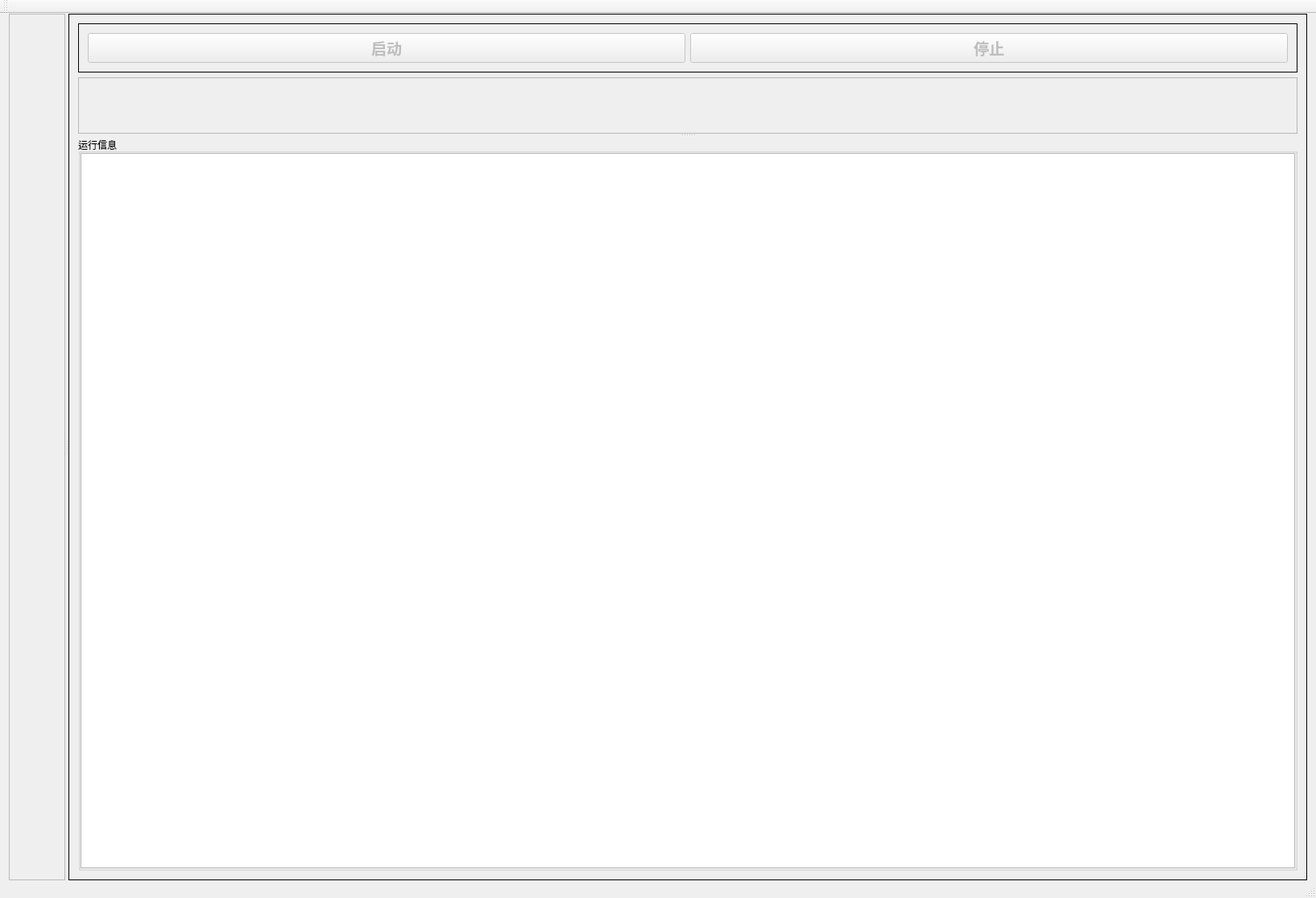
<?xml version="1.0" encoding="UTF-8"?>
<ui version="4.0">
 <class>AACVisionClass</class>
 <widget class="QMainWindow" name="AACVisionClass">
  <property name="geometry">
   <rect>
    <x>0</x>
    <y>0</y>
    <width>1634</width>
    <height>1115</height>
   </rect>
  </property>
  <property name="windowTitle">
   <string>AACVision</string>
  </property>
  <widget class="QWidget" name="centralWidget">
   <layout class="QVBoxLayout" name="verticalLayout_2">
    <property name="topMargin">
     <number>0</number>
    </property>
    <property name="bottomMargin">
     <number>0</number>
    </property>
    <item>
     <widget class="QSplitter" name="splitter">
      <property name="orientation">
       <enum>Qt::Horizontal</enum>
      </property>
      <widget class="QScrollArea" name="scrollArea">
       <property name="sizePolicy">
        <sizepolicy hsizetype="Expanding" vsizetype="Preferred">
         <horstretch>3</horstretch>
         <verstretch>0</verstretch>
        </sizepolicy>
       </property>
       <property name="minimumSize">
        <size>
         <width>0</width>
         <height>0</height>
        </size>
       </property>
       <property name="maximumSize">
        <size>
         <width>16777215</width>
         <height>16777215</height>
        </size>
       </property>
       <property name="sizeAdjustPolicy">
        <enum>QAbstractScrollArea::AdjustToContentsOnFirstShow</enum>
       </property>
       <property name="widgetResizable">
        <bool>true</bool>
       </property>
       <widget class="QWidget" name="scrollAreaWidgetContents">
        <property name="geometry">
         <rect>
          <x>0</x>
          <y>0</y>
          <width>83</width>
          <height>1044</height>
         </rect>
        </property>
        <property name="sizePolicy">
         <sizepolicy hsizetype="Preferred" vsizetype="Preferred">
          <horstretch>0</horstretch>
          <verstretch>0</verstretch>
         </sizepolicy>
        </property>
       </widget>
      </widget>
      <widget class="QFrame" name="frame_3">
       <property name="sizePolicy">
        <sizepolicy hsizetype="Preferred" vsizetype="Preferred">
         <horstretch>1</horstretch>
         <verstretch>0</verstretch>
        </sizepolicy>
       </property>
       <property name="maximumSize">
        <size>
         <width>16777215</width>
         <height>16777215</height>
        </size>
       </property>
       <property name="frameShape">
        <enum>QFrame::Box</enum>
       </property>
       <property name="frameShadow">
        <enum>QFrame::Plain</enum>
       </property>
       <layout class="QVBoxLayout" name="verticalLayout">
        <item>
         <widget class="QFrame" name="frame_5">
          <property name="sizePolicy">
           <sizepolicy hsizetype="Preferred" vsizetype="Preferred">
            <horstretch>0</horstretch>
            <verstretch>0</verstretch>
           </sizepolicy>
          </property>
          <property name="frameShape">
           <enum>QFrame::Box</enum>
          </property>
          <property name="frameShadow">
           <enum>QFrame::Plain</enum>
          </property>
          <layout class="QGridLayout" name="gridLayout_2">
           <item row="0" column="0">
            <widget class="QPushButton" name="pb_start">
             <property name="enabled">
              <bool>false</bool>
             </property>
             <property name="sizePolicy">
              <sizepolicy hsizetype="Preferred" vsizetype="Minimum">
               <horstretch>0</horstretch>
               <verstretch>0</verstretch>
              </sizepolicy>
             </property>
             <property name="font">
              <font>
               <family>Arial Black</family>
               <pointsize>14</pointsize>
               <weight>75</weight>
               <bold>true</bold>
              </font>
             </property>
             <property name="text">
              <string>启动</string>
             </property>
             <property name="checkable">
              <bool>false</bool>
             </property>
            </widget>
           </item>
           <item row="0" column="1">
            <widget class="QPushButton" name="pb_stop">
             <property name="enabled">
              <bool>false</bool>
             </property>
             <property name="sizePolicy">
              <sizepolicy hsizetype="Preferred" vsizetype="Minimum">
               <horstretch>0</horstretch>
               <verstretch>0</verstretch>
              </sizepolicy>
             </property>
             <property name="font">
              <font>
               <family>Arial Black</family>
               <pointsize>14</pointsize>
               <weight>75</weight>
               <bold>true</bold>
              </font>
             </property>
             <property name="text">
              <string>停止</string>
             </property>
            </widget>
           </item>
          </layout>
         </widget>
        </item>
        <item>
         <widget class="QSplitter" name="splitter_2">
          <property name="sizePolicy">
           <sizepolicy hsizetype="Preferred" vsizetype="Expanding">
            <horstretch>1</horstretch>
            <verstretch>0</verstretch>
           </sizepolicy>
          </property>
          <property name="orientation">
           <enum>Qt::Vertical</enum>
          </property>
          <widget class="QScrollArea" name="scrollArea_2">
           <property name="sizePolicy">
            <sizepolicy hsizetype="Expanding" vsizetype="Expanding">
             <horstretch>0</horstretch>
             <verstretch>1</verstretch>
            </sizepolicy>
           </property>
           <property name="widgetResizable">
            <bool>true</bool>
           </property>
           <widget class="QWidget" name="scrollAreaWidgetContents_2">
            <property name="geometry">
             <rect>
              <x>0</x>
              <y>0</y>
              <width>1496</width>
              <height>83</height>
             </rect>
            </property>
           </widget>
          </widget>
          <widget class="QGroupBox" name="groupBox">
           <property name="sizePolicy">
            <sizepolicy hsizetype="Preferred" vsizetype="Preferred">
             <horstretch>0</horstretch>
             <verstretch>2</verstretch>
            </sizepolicy>
           </property>
           <property name="title">
            <string>运行信息</string>
           </property>
           <layout class="QVBoxLayout" name="verticalLayout_3">
            <property name="leftMargin">
             <number>0</number>
            </property>
            <property name="topMargin">
             <number>0</number>
            </property>
            <property name="rightMargin">
             <number>0</number>
            </property>
            <property name="bottomMargin">
             <number>0</number>
            </property>
            <item>
             <widget class="QTextBrowser" name="textBrowser"/>
            </item>
           </layout>
          </widget>
         </widget>
        </item>
       </layout>
      </widget>
     </widget>
    </item>
   </layout>
  </widget>
  <widget class="QMenuBar" name="menuBar">
   <property name="geometry">
    <rect>
     <x>0</x>
     <y>0</y>
     <width>1634</width>
     <height>25</height>
    </rect>
   </property>
  </widget>
  <widget class="QToolBar" name="mainToolBar">
   <attribute name="toolBarArea">
    <enum>TopToolBarArea</enum>
   </attribute>
   <attribute name="toolBarBreak">
    <bool>false</bool>
   </attribute>
  </widget>
  <widget class="QStatusBar" name="statusBar"/>
 </widget>
 <layoutdefault spacing="6" margin="11"/>
 <resources>
  <include location="aacvision.qrc"/>
 </resources>
 <connections/>
</ui>
